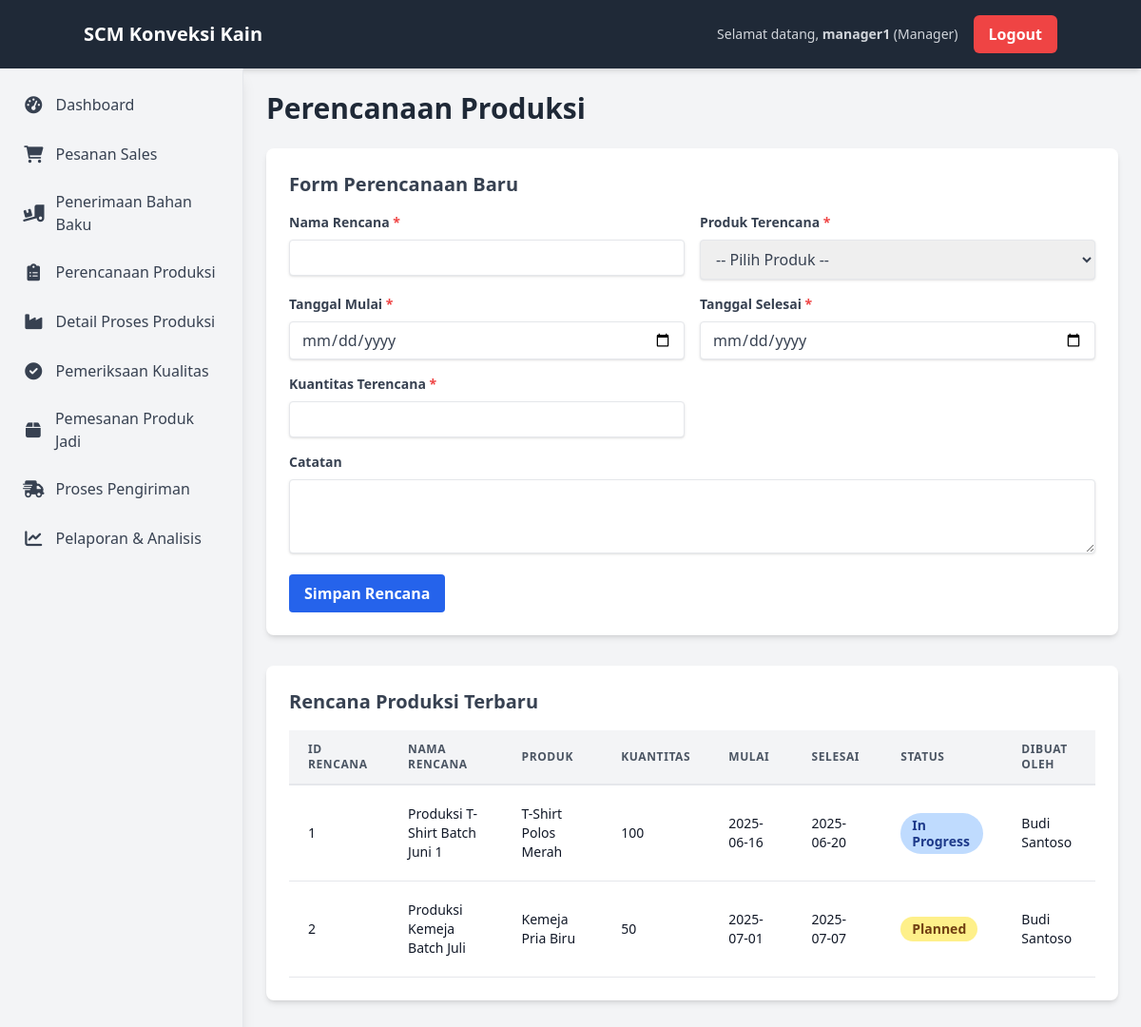
The page /pages/perencanaan-produksi.php (signed in) on the database its author committed.
### tables this page shows
CREATE TABLE `production_plans` (
  `plan_id` int(11) NOT NULL,
  `plan_name` varchar(255) NOT NULL,
  `start_date` date NOT NULL,
  `end_date` date NOT NULL,
  `planned_product_id` int(11) DEFAULT NULL,
  `planned_quantity` int(11) NOT NULL,
  `status` enum('Planned','In Progress','Completed','Cancelled') NOT NULL DEFAULT 'Planned',
  `notes` text DEFAULT NULL,
  `created_by` int(11) DEFAULT NULL,
  `created_at` timestamp NOT NULL DEFAULT current_timestamp(),
  `updated_at` timestamp NOT NULL DEFAULT current_timestamp() ON UPDATE current_timestamp()
);

CREATE TABLE `products` (
  `product_id` int(11) NOT NULL,
  `product_name` varchar(255) NOT NULL,
  `sku` varchar(100) DEFAULT NULL,
  `description` text DEFAULT NULL,
  `unit_of_measure` varchar(50) DEFAULT 'Pcs',
  `stock_qty` int(11) DEFAULT 0,
  `price` decimal(10,2) DEFAULT 0.00,
  `created_at` timestamp NOT NULL DEFAULT current_timestamp(),
  `updated_at` timestamp NOT NULL DEFAULT current_timestamp() ON UPDATE current_timestamp()
);

CREATE TABLE `users` (
  `user_id` int(11) NOT NULL,
  `username` varchar(50) NOT NULL,
  `password_hash` varchar(255) NOT NULL,
  `full_name` varchar(100) NOT NULL,
  `email` varchar(100) DEFAULT NULL,
  `role` enum('manager','karyawan') NOT NULL DEFAULT 'karyawan',
  `is_active` tinyint(1) DEFAULT 1,
  `created_at` timestamp NOT NULL DEFAULT current_timestamp(),
  `updated_at` timestamp NOT NULL DEFAULT current_timestamp() ON UPDATE current_timestamp()
);

### pages/perencanaan-produksi.php (the view, shortened to what this page needs)
<?php
require_once '../config/database.php';
$latest_plans = [];
$sql_latest_plans = "SELECT pp.*, p.product_name, u.full_name as created_by_user
                     FROM production_plans pp
                     JOIN products p ON pp.planned_product_id = p.product_id
                     LEFT JOIN users u ON pp.created_by = u.user_id
                     ORDER BY pp.created_at DESC
                     LIMIT 10";
$result_latest = $conn->query($sql_latest_plans);
if ($result_latest) {
    while ($row = $result_latest->fetch_assoc()) {
        $latest_plans[] = $row;
    }
}
?>
<!DOCTYPE html>
<html lang="en">
<head>
    <script src="https://cdn.tailwindcss.com"></script>
    <link rel="stylesheet" href="https://cdnjs.cloudflare.com/ajax/libs/font-awesome/6.0.0-beta3/css/all.min.css">
</head>
<body class="bg-gray-100">
    <?php include '../includes/header.php'; ?>
    <div class="flex">
        <?php include '../includes/sidebar.php'; ?>
        <div class="flex-1 p-6">
            <div class="container mx-auto">
                <h1 class="text-3xl font-bold text-gray-800 mb-6">Perencanaan Produksi</h1>
                <div class="bg-white p-6 rounded-lg shadow-md mb-8">
                    <h2 class="text-xl font-semibold text-gray-700 mb-4">Form Perencanaan Baru</h2>
                    <form method="POST">
                        <div class="grid grid-cols-1 md:grid-cols-2 gap-4 mb-4">
                            <div>
                                <label for="plan_name" class="block text-gray-700 text-sm font-bold mb-2">Nama Rencana <span class="text-red-500">*</span></label>
                                <input type="text" class="shadow appearance-none border rounded w-full py-2 px-3 text-gray-700 leading-tight focus:outline-none focus:shadow-outline" id="plan_name" name="plan_name" required>
                            </div>
                            <div>
                                <label for="planned_product_id" class="block text-gray-700 text-sm font-bold mb-2">Produk Terencana <span class="text-red-500">*</span></label>
                                <select class="shadow border rounded w-full py-2 px-3 text-gray-700 leading-tight focus:outline-none focus:shadow-outline" id="planned_product_id" name="planned_product_id" required>
                                    <option value="">-- Pilih Produk --</option>
                                </select>
                            </div>
                            <div>
                                <label for="start_date" class="block text-gray-700 text-sm font-bold mb-2">Tanggal Mulai <span class="text-red-500">*</span></label>
                                <input type="date" class="shadow appearance-none border rounded w-full py-2 px-3 text-gray-700 leading-tight focus:outline-none focus:shadow-outline" id="start_date" name="start_date" required>
                            </div>
                            <div>
                                <label for="end_date" class="block text-gray-700 text-sm font-bold mb-2">Tanggal Selesai <span class="text-red-500">*</span></label>
                                <input type="date" class="shadow appearance-none border rounded w-full py-2 px-3 text-gray-700 leading-tight focus:outline-none focus:shadow-outline" id="end_date" name="end_date" required>
                            </div>
                            <div>
                                <label for="planned_quantity" class="block text-gray-700 text-sm font-bold mb-2">Kuantitas Terencana <span class="text-red-500">*</span></label>
                                <input type="number" class="shadow appearance-none border rounded w-full py-2 px-3 text-gray-700 leading-tight focus:outline-none focus:shadow-outline" id="planned_quantity" name="planned_quantity" min="1" required>
                            </div>
                            <div class="md:col-span-2">
                                <label for="notes" class="block text-gray-700 text-sm font-bold mb-2">Catatan</label>
                                <textarea class="shadow appearance-none border rounded w-full py-2 px-3 text-gray-700 leading-tight focus:outline-none focus:shadow-outline" id="notes" name="notes" rows="3"></textarea>
                            </div>
                        </div>
                        <button type="submit" class="bg-blue-600 hover:bg-blue-700 text-white font-bold py-2 px-4 rounded focus:outline-none focus:shadow-outline">
                            Simpan Rencana
                        </button>
                    </form>
                </div>
                <div class="bg-white p-6 rounded-lg shadow-md">
                    <h2 class="text-xl font-semibold text-gray-700 mb-4">Rencana Produksi Terbaru</h2>
                    <div class="overflow-x-auto">
                        <table class="min-w-full leading-normal">
                            <thead>
                                <tr>
                                    <th class="px-5 py-3 border-b-2 border-gray-200 bg-gray-100 text-left text-xs font-semibold text-gray-600 uppercase tracking-wider">ID Rencana</th>
                                    <th class="px-5 py-3 border-b-2 border-gray-200 bg-gray-100 text-left text-xs font-semibold text-gray-600 uppercase tracking-wider">Nama Rencana</th>
                                    <th class="px-5 py-3 border-b-2 border-gray-200 bg-gray-100 text-left text-xs font-semibold text-gray-600 uppercase tracking-wider">Produk</th>
                                    <th class="px-5 py-3 border-b-2 border-gray-200 bg-gray-100 text-left text-xs font-semibold text-gray-600 uppercase tracking-wider">Kuantitas</th>
                                    <th class="px-5 py-3 border-b-2 border-gray-200 bg-gray-100 text-left text-xs font-semibold text-gray-600 uppercase tracking-wider">Mulai</th>
                                    <th class="px-5 py-3 border-b-2 border-gray-200 bg-gray-100 text-left text-xs font-semibold text-gray-600 uppercase tracking-wider">Selesai</th>
                                    <th class="px-5 py-3 border-b-2 border-gray-200 bg-gray-100 text-left text-xs font-semibold text-gray-600 uppercase tracking-wider">Status</th>
                                    <th class="px-5 py-3 border-b-2 border-gray-200 bg-gray-100 text-left text-xs font-semibold text-gray-600 uppercase tracking-wider">Dibuat Oleh</th>
                                </tr>
                            </thead>
                            <tbody>
                                <?php if (!empty($latest_plans)): ?>
                                    <?php foreach ($latest_plans as $plan): ?>
                                        <tr>
                                            <td class="px-5 py-5 border-b border-gray-200 bg-white text-sm"><p class="text-gray-900 whitespace-no-wrap"><?php echo htmlspecialchars($plan['plan_id']); ?></p></td>
                                            <td class="px-5 py-5 border-b border-gray-200 bg-white text-sm"><p class="text-gray-900 whitespace-no-wrap"><?php echo htmlspecialchars($plan['plan_name']); ?></p></td>
                                            <td class="px-5 py-5 border-b border-gray-200 bg-white text-sm"><p class="text-gray-900 whitespace-no-wrap"><?php echo htmlspecialchars($plan['product_name']); ?></p></td>
                                            <td class="px-5 py-5 border-b border-gray-200 bg-white text-sm"><p class="text-gray-900 whitespace-no-wrap"><?php echo htmlspecialchars($plan['planned_quantity']); ?></p></td>
                                            <td class="px-5 py-5 border-b border-gray-200 bg-white text-sm"><p class="text-gray-900 whitespace-no-wrap"><?php echo htmlspecialchars($plan['start_date']); ?></p></td>
                                            <td class="px-5 py-5 border-b border-gray-200 bg-white text-sm"><p class="text-gray-900 whitespace-no-wrap"><?php echo htmlspecialchars($plan['end_date']); ?></p></td>
                                            <td class="px-5 py-5 border-b border-gray-200 bg-white text-sm">
                                                <span class="relative inline-block px-3 py-1 font-semibold leading-tight <?php
                                                    switch ($plan['status']) {
                                                        case 'Planned': echo 'text-yellow-900 bg-yellow-200'; break;
                                                        case 'In Progress': echo 'text-blue-900 bg-blue-200'; break;
                                                    }
                                                ?> rounded-full">
                                                    <?php echo htmlspecialchars($plan['status']); ?>
                                                </span>
                                            </td>
                                            <td class="px-5 py-5 border-b border-gray-200 bg-white text-sm"><p class="text-gray-900 whitespace-no-wrap"><?php echo htmlspecialchars($plan['created_by_user'] ?? 'N/A'); ?></p></td>
                                        </tr>
                                    <?php endforeach; ?>
                                <?php else: ?>
                                    <tr><td colspan="8" class="px-5 py-5 border-b border-gray-200 bg-white text-sm text-center">Belum ada data perencanaan produksi.</td></tr>
                                <?php endif; ?>
                            </tbody>
                        </table>
                    </div>
                </div>
            </div>
        </div>
    </div>
</body>
</html>

### rows shown on the page
production_plans: plan_id "1", plan_name "Produksi T-Shirt Batch Juni 1", planned_product.product_name "T-Shirt Polos Merah", planned_quantity "100", start_date "2025-06-16", end_date "2025-06-20", status "In Progress", created_by.full_name "Budi Santoso"
production_plans: plan_id "2", plan_name "Produksi Kemeja Batch Juli", planned_product.product_name "Kemeja Pria Biru", planned_quantity "50", start_date "2025-07-01", end_date "2025-07-07", status "Planned", created_by.full_name "Budi Santoso"

### other values the page prints
$_SESSION['username'] "manager1"
$current_role "Manager"
